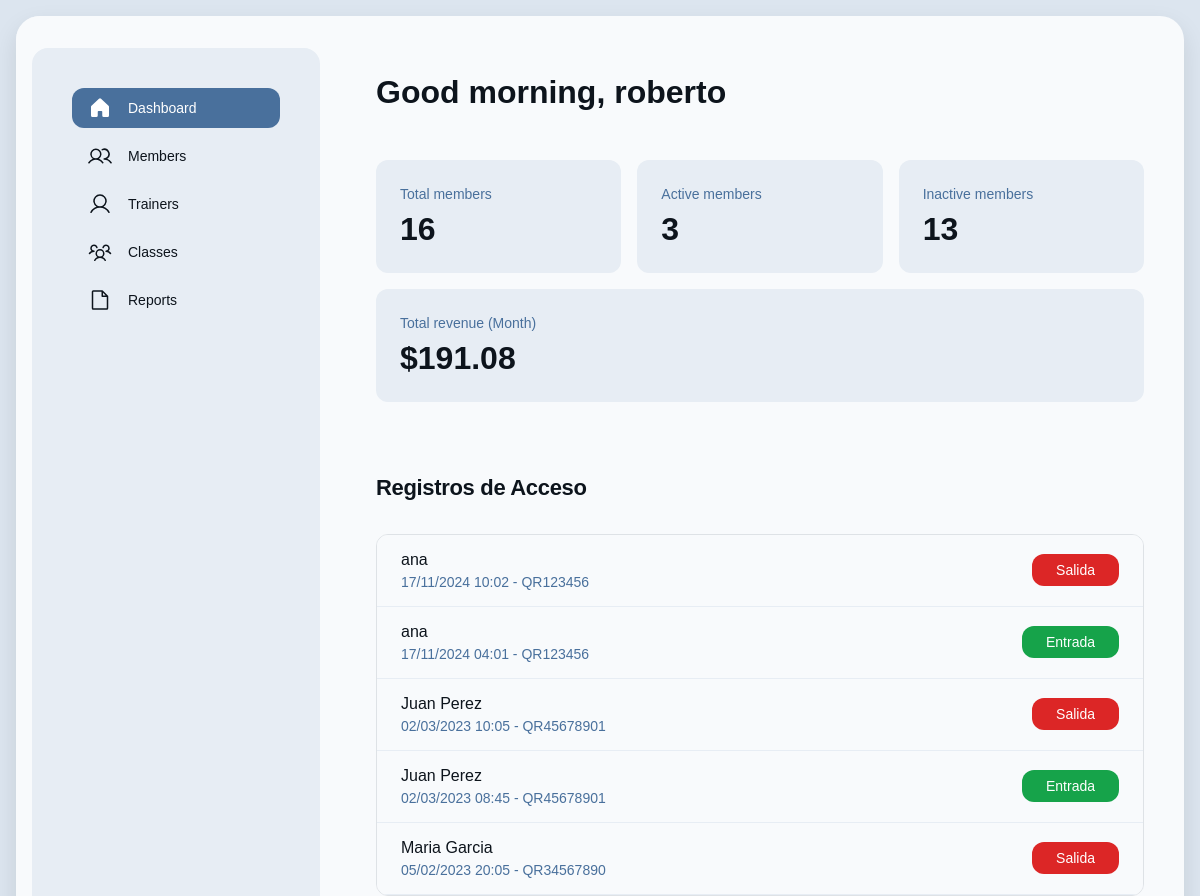
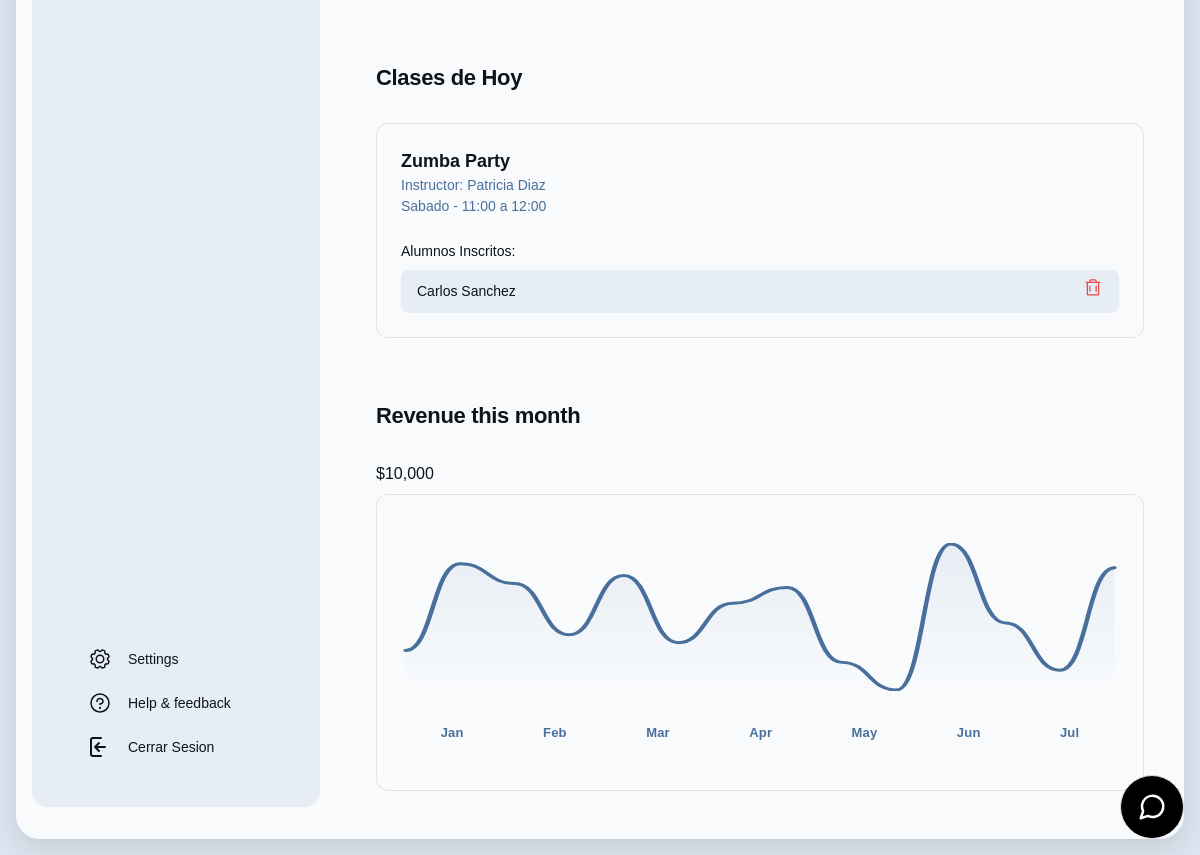
/index.php (signed in), run on the app's committed database (2 pictures, top to bottom).
### tables this page shows
CREATE TABLE `registro_accesos` (
  `id` int(11) NOT NULL,
  `usuario_id` int(11) DEFAULT NULL,
  `fecha` datetime DEFAULT NULL,
  `tipo` enum('entrada','salida') DEFAULT NULL,
  `codigo_qr` varchar(255) DEFAULT NULL
);

CREATE TABLE `usuarios` (
  `id_usuario` int(11) NOT NULL,
  `nombre` varchar(100) DEFAULT NULL,
  `email` varchar(100) DEFAULT NULL,
  `passwd` varchar(255) DEFAULT NULL,
  `fecha_registro` date DEFAULT curdate(),
  `tipo` enum('cliente','admin') DEFAULT 'cliente'
);

CREATE TABLE `clases` (
  `id` int(11) NOT NULL,
  `nombre` varchar(100) DEFAULT NULL,
  `descripcion` text DEFAULT NULL,
  `entrenador_id` int(11) DEFAULT NULL
);

CREATE TABLE `entrenadores` (
  `id` int(11) NOT NULL,
  `nombre` varchar(100) DEFAULT NULL,
  `especialidad` varchar(100) DEFAULT NULL,
  `telefono` varchar(15) DEFAULT NULL,
  `email` varchar(100) DEFAULT NULL
);

### view/dashboard_admin.php (the view, shortened to what the rows shown need)
<!DOCTYPE html>
<html>
  <head>
    <link rel="stylesheet" href="https://cdnjs.cloudflare.com/ajax/libs/font-awesome/4.7.0/css/font-awesome.min.css">
    <link rel="stylesheet" href="https://cdn.jsdelivr.net/npm/sweetalert2@11.7.32/dist/sweetalert2.min.css">
    <script src="https://cdn.tailwindcss.com?plugins=forms,container-queries"></script>
  </head>
  <body>
    <div class="main-card">
      <div class="main-content">
        <div class="content-container">
          <h2 class="text-[#0d141c] text-[22px] font-bold leading-tight tracking-[-0.015em] px-4 pb-3 pt-5">Registros de Acceso</h2>
          <div class="px-4 py-3">
            <div class="flex flex-col overflow-hidden rounded-xl border border-[#49709c] bg-[#f8fafc]">
              <?php foreach ($lastAccessLogs as $log): ?>
              <div class="flex items-center gap-4 bg-[#f8fafc] px-4 min-h-[72px] py-2 justify-between border-b border-[#e7edf4] w-full">
                <div class="flex flex-col justify-center">
                  <p class="text-[#0d141c] text-base font-medium leading-normal line-clamp-1"><?php echo htmlspecialchars($log['nombre']); ?></p>
                  <p class="text-[#49709c] text-sm font-normal leading-normal line-clamp-2">
                    <?php
                    $fecha = new DateTime($log['fecha']);
                    echo $fecha->format('d/m/Y H:i') . ' - ' .
                        ($log['codigo_qr']);
                    ?>
                  </p>
                </div>
                <div class="shrink-0">
                  <span class="flex min-w-[84px] max-w-[480px] items-center justify-center overflow-hidden rounded-xl h-8 px-4 <?php echo $log['tipo'] == 'entrada' ? 'bg-green-600' : 'bg-red-600'; ?> text-white text-sm font-medium leading-normal w-fit">
                    <?php echo $log['tipo'] == 'entrada' ? 'Entrada' : 'Salida'; ?>
                  </span>
                </div>
              </div>
              <?php endforeach; ?>
            </div>
          </div>
          <?php
          require_once("model/clases_model.php");
          $clasesModel = new ClasesModel();
          $clasesHoy = $clasesModel->get_clases_hoy();
          ?>
          <h2 class="text-[#0d141c] text-[22px] font-bold leading-tight tracking-[-0.015em] px-4 pb-3 pt-5">Clases de Hoy</h2>
          <div class="px-4 py-3">
            <div class="grid grid-cols-[repeat(auto-fit,minmax(250px,1fr))] gap-4">
              <?php foreach ($clasesHoy as $clase): ?>
              <div class="flex flex-col gap-3 rounded-xl border border-[#49709c] bg-[#f8fafc] p-4">
                <div>
                  <p class="text-[#0d141c] text-lg font-bold leading-normal"><?php echo htmlspecialchars($clase['nombre']); ?></p>
                  <p class="text-[#49709c] text-sm font-normal leading-normal">Instructor: <?php echo htmlspecialchars($clase['nombre_entrenador']); ?></p>
                  <p class="text-[#49709c] text-sm font-normal leading-normal">
                    <?php echo htmlspecialchars($clase['dia_semana']); ?> -
                    <?php echo date('H:i', strtotime($clase['hora_inicio'])); ?> a
                    <?php echo date('H:i', strtotime($clase['hora_fin'])); ?>
                  </p>
                </div>
                <?php if (!empty($clase['alumnos'])): ?>
                <div class="mt-2">
                  <p class="text-[#0d141c] text-sm font-medium leading-normal mb-2">Alumnos Inscritos:</p>
                  <div class="flex flex-col gap-2">
                    <?php foreach ($clase['alumnos'] as $alumno): ?>
                    <div class="flex items-center gap-2 bg-[#e7edf4] px-3 py-2 rounded-lg">
                      <p class="text-[#0d141c] text-sm font-normal leading-normal flex-1"><?php echo htmlspecialchars($alumno); ?></p>
                      <form action="index.php?controlador=clases&action=eliminarAlumno" method="POST" class="ml-auto" onsubmit="return confirmarEliminacion(event)">
                        <button type="submit" class="text-red-500 hover:text-red-700 transition-colors">
                        </button>
                      </form>
                    </div>
                    <?php endforeach; ?>
                  </div>
                </div>
                <?php else: ?>
                <div class="mt-2">
                  <p class="text-[#49709c] text-sm font-normal leading-normal">No hay alumnos inscritos</p>
                </div>
                <?php endif; ?>
              </div>
              <?php endforeach; ?>
            </div>
          </div>
          <h2 class="text-[#0d141c] text-[22px] font-bold leading-tight tracking-[-0.015em] px-4 pb-3 pt-5">Revenue this month</h2>
        </div>
      </div>
    </div>
  </body>
</html>

### data on the page
registro_accesos: usuario.nombre "ana", fecha "17/11/2024 10:02", codigo_qr "QR123456", tipo "Salida"
registro_accesos: usuario.nombre "ana", fecha "17/11/2024 04:01", codigo_qr "QR123456", tipo "Entrada"
registro_accesos: usuario.nombre "Juan Perez", fecha "02/03/2023 10:05", codigo_qr "QR45678901", tipo "Salida"
registro_accesos: usuario.nombre "Juan Perez", fecha "02/03/2023 08:45", codigo_qr "QR45678901", tipo "Entrada"
registro_accesos: usuario.nombre "Maria Garcia", fecha "05/02/2023 20:05", codigo_qr "QR34567890", tipo "Salida"
clases: nombre "Zumba Party", entrenador.nombre "Patricia Diaz", dia_semana "Sabado", hora_inicio "11:00", hora_fin "12:00", alumno "Carlos Sanchez"

### other printed values
$_SESSION["nombre"] "roberto"
$totalMembers "16"
$activeMembers "3"
$inactiveMembers "13"
$totalRevenue "191.08"
